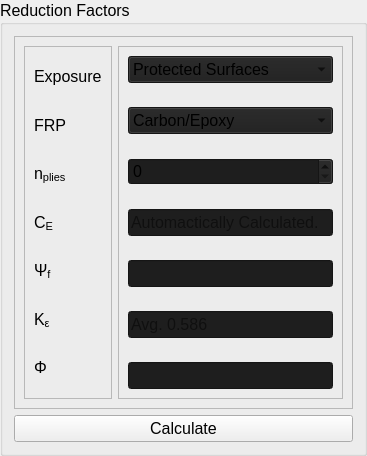
        <widget class="QGroupBox" name="groupBox_3">
         <property name="font">
          <font>
           <pointsize>12</pointsize>
          </font>
         </property>
         <property name="title">
          <string>Reduction Factors</string>
         </property>
         <layout class="QVBoxLayout" name="verticalLayout_17">
          <item>
           <widget class="QFrame" name="frame_22">
            <property name="frameShape">
             <enum>QFrame::Shape::StyledPanel</enum>
            </property>
            <property name="frameShadow">
             <enum>QFrame::Shadow::Raised</enum>
            </property>
            <layout class="QHBoxLayout" name="horizontalLayout_9">
             <item>
              <widget class="QFrame" name="frame_5">
               <property name="font">
                <font>
                 <pointsize>12</pointsize>
                </font>
               </property>
               <property name="frameShape">
                <enum>QFrame::Shape::StyledPanel</enum>
               </property>
               <property name="frameShadow">
                <enum>QFrame::Shadow::Raised</enum>
               </property>
               <layout class="QVBoxLayout" name="verticalLayout_6">
                <item>
                 <widget class="QLabel" name="label_16">
                  <property name="font">
                   <font>
                    <pointsize>12</pointsize>
                   </font>
                  </property>
                  <property name="text">
                   <string>&lt;html&gt;&lt;head/&gt;&lt;body&gt;&lt;p&gt;Exposure&lt;/p&gt;&lt;/body&gt;&lt;/html&gt;</string>
                  </property>
                 </widget>
                </item>
                <item>
                 <widget class="QLabel" name="label_19">
                  <property name="font">
                   <font>
                    <pointsize>12</pointsize>
                   </font>
                  </property>
                  <property name="text">
                   <string>&lt;html&gt;&lt;head/&gt;&lt;body&gt;&lt;p&gt;FRP&lt;/p&gt;&lt;/body&gt;&lt;/html&gt;</string>
                  </property>
                 </widget>
                </item>
                <item>
                 <widget class="QLabel" name="label_21">
                  <property name="font">
                   <font>
                    <pointsize>12</pointsize>
                   </font>
                  </property>
                  <property name="text">
                   <string>&lt;html&gt;&lt;head/&gt;&lt;body&gt;&lt;p&gt;n&lt;span style=&quot; vertical-align:sub;&quot;&gt;plies&lt;/span&gt;&lt;/p&gt;&lt;/body&gt;&lt;/html&gt;</string>
                  </property>
                 </widget>
                </item>
                <item>
                 <widget class="QLabel" name="label_20">
                  <property name="font">
                   <font>
                    <pointsize>12</pointsize>
                   </font>
                  </property>
                  <property name="text">
                   <string>&lt;html&gt;&lt;head/&gt;&lt;body&gt;&lt;p&gt;C&lt;span style=&quot; vertical-align:sub;&quot;&gt;E&lt;/span&gt;&lt;/p&gt;&lt;/body&gt;&lt;/html&gt;</string>
                  </property>
                 </widget>
                </item>
                <item>
                 <widget class="QLabel" name="label_17">
                  <property name="font">
                   <font>
                    <pointsize>12</pointsize>
                   </font>
                  </property>
                  <property name="text">
                   <string>&lt;html&gt;&lt;head/&gt;&lt;body&gt;&lt;p&gt;Ψ&lt;span style=&quot; vertical-align:sub;&quot;&gt;f&lt;/span&gt;&lt;/p&gt;&lt;/body&gt;&lt;/html&gt;</string>
                  </property>
                 </widget>
                </item>
                <item>
                 <widget class="QLabel" name="label_39">
                  <property name="font">
                   <font>
                    <pointsize>12</pointsize>
                   </font>
                  </property>
                  <property name="text">
                   <string>&lt;html&gt;&lt;head/&gt;&lt;body&gt;&lt;p&gt;K&lt;span style=&quot; vertical-align:sub;&quot;&gt;ε&lt;/span&gt;&lt;/p&gt;&lt;/body&gt;&lt;/html&gt;</string>
                  </property>
                 </widget>
                </item>
                <item>
                 <widget class="QLabel" name="label_18">
                  <property name="font">
                   <font>
                    <pointsize>12</pointsize>
                   </font>
                  </property>
                  <property name="text">
                   <string>&lt;html&gt;&lt;head/&gt;&lt;body&gt;&lt;p&gt;Φ&lt;/p&gt;&lt;/body&gt;&lt;/html&gt;</string>
                  </property>
                 </widget>
                </item>
               </layout>
              </widget>
             </item>
             <item>
              <widget class="QFrame" name="frame_6">
               <property name="font">
                <font>
                 <pointsize>12</pointsize>
                </font>
               </property>
               <property name="frameShape">
                <enum>QFrame::Shape::StyledPanel</enum>
               </property>
               <property name="frameShadow">
                <enum>QFrame::Shadow::Raised</enum>
               </property>
               <layout class="QVBoxLayout" name="verticalLayout_7">
                <property name="spacing">
                 <number>24</number>
                </property>
                <item>
                 <widget class="QComboBox" name="comboBox">
                  <property name="styleSheet">
                   <string notr="true">background-color: rgb(30, 30, 30);</string>
                  </property>
                  <item>
                   <property name="text">
                    <string>Protected Surfaces</string>
                   </property>
                  </item>
                  <item>
                   <property name="text">
                    <string>Unprotected Surfaces</string>
                   </property>
                  </item>
                  <item>
                   <property name="text">
                    <string>Aggressive Environment</string>
                   </property>
                  </item>
                 </widget>
                </item>
                <item>
                 <widget class="QComboBox" name="comboBox_2">
                  <property name="styleSheet">
                   <string notr="true">background-color: rgb(30, 30, 30);</string>
                  </property>
                  <item>
                   <property name="text">
                    <string>Carbon/Epoxy</string>
                   </property>
                  </item>
                  <item>
                   <property name="text">
                    <string>Glass/Epoxy</string>
                   </property>
                  </item>
                  <item>
                   <property name="text">
                    <string>Aramid/Epoxy</string>
                   </property>
                  </item>
                 </widget>
                </item>
                <item>
                 <widget class="QSpinBox" name="spinBox">
                  <property name="styleSheet">
                   <string notr="true">background-color: rgb(30, 30, 30);</string>
                  </property>
                 </widget>
                </item>
                <item>
                 <widget class="QLineEdit" name="lineEdit_23">
                  <property name="font">
                   <font>
                    <pointsize>12</pointsize>
                   </font>
                  </property>
                  <property name="styleSheet">
                   <string notr="true">background-color: rgb(30, 30, 30);</string>
                  </property>
                  <property name="placeholderText">
                   <string>Automactically Calculated.</string>
                  </property>
                 </widget>
                </item>
                <item>
                 <widget class="QLineEdit" name="lineEdit_19">
                  <property name="font">
                   <font>
                    <pointsize>12</pointsize>
                   </font>
                  </property>
                  <property name="styleSheet">
                   <string notr="true">background-color: rgb(30, 30, 30);</string>
                  </property>
                 </widget>
                </item>
                <item>
                 <widget class="QLineEdit" name="lineEdit_24">
                  <property name="font">
                   <font>
                    <pointsize>12</pointsize>
                   </font>
                  </property>
                  <property name="styleSheet">
                   <string notr="true">background-color: rgb(30, 30, 30);</string>
                  </property>
                  <property name="placeholderText">
                   <string>Avg. 0.586</string>
                  </property>
                 </widget>
                </item>
                <item>
                 <widget class="QLineEdit" name="lineEdit_21">
                  <property name="font">
                   <font>
                    <pointsize>12</pointsize>
                   </font>
                  </property>
                  <property name="styleSheet">
                   <string notr="true">background-color: rgb(30, 30, 30);</string>
                  </property>
                 </widget>
                </item>
               </layout>
              </widget>
             </item>
            </layout>
           </widget>
          </item>
          <item>
           <widget class="QPushButton" name="pushButton">
            <property name="text">
             <string>Calculate</string>
            </property>
           </widget>
          </item>
         </layout>
        </widget>
